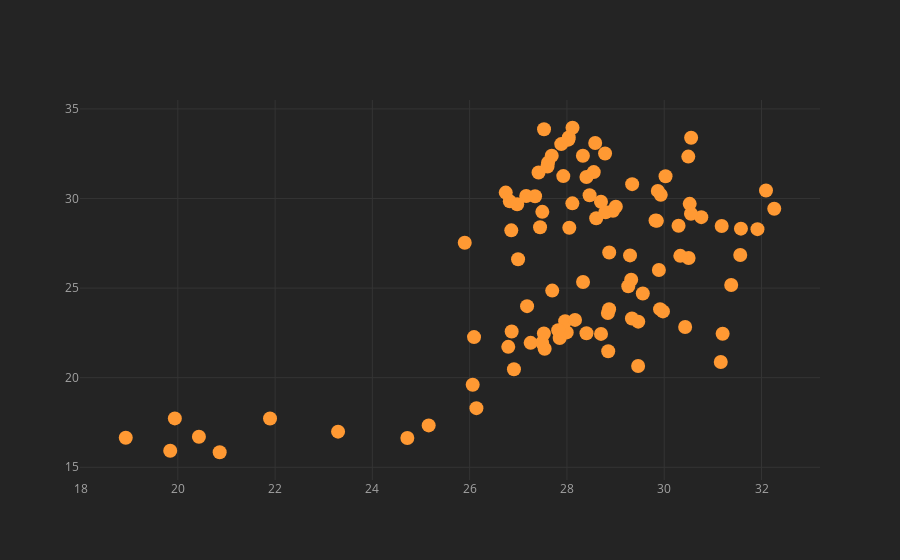

This figure's notebook cell:
### Code cell
df.iplot(x = 'A', y = 'B', mode= 'markers', size = 14)
